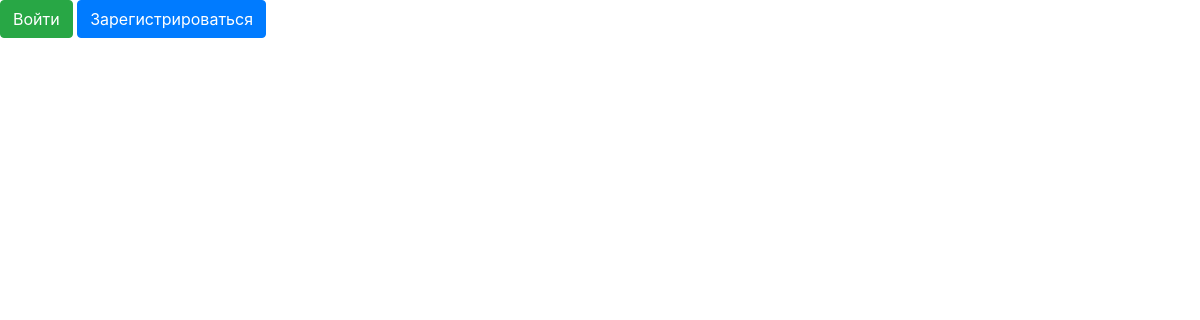
Before: / with the older database file.
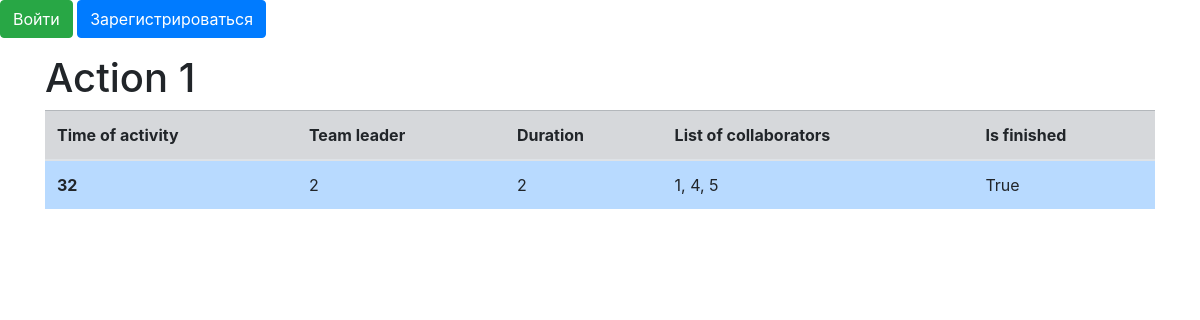
After: the same page with the newer database file.
### data/jobs.py (models this page shows)
class Jobs(SqlAlchemyBase):
    __tablename__ = 'jobs'
    id = sqlalchemy.Column(sqlalchemy.Integer, primary_key=True, autoincrement=True)
    team_leader = sqlalchemy.Column(sqlalchemy.String)
    job = sqlalchemy.Column(sqlalchemy.String, nullable=True)
    collaborators = sqlalchemy.Column(sqlalchemy.Integer)
    is_finished = sqlalchemy.Column(sqlalchemy.BOOLEAN)
    work_size = sqlalchemy.Column(sqlalchemy.Integer)

### main.py (the view)
@app.route("/")
def index():
    db_sess = db_session.create_session()
    jobs = db_sess.query(Jobs)
    return render_template("index.html", title="Work log", jobs=jobs)

### data/db_session.py (called while the page is built)
def create_session() -> Session:
    global __factory
    return __factory()

### templates/index.html (shortened to what this page needs)
{% extends "base.html" %}
{% block content %}
{% for item in jobs%}
<h1>Action {{item.id}}</h1>
<table class="table">
  <thead>
    <tr class="table-secondary">
      <th scope="col">Time of activity</th>
      <th scope="col">Team leader</th>
      <th scope="col">Duration</th>
      <th scope="col">List of collaborators</th>
      <th scope="col">Is finished</th>
    </tr>
  </thead>
  <tbody>
    <tr class="table-primary">
      <th scope="row">{{item.job}}</th>
      <td>{{item.team_leader}}</td>
      <td>{{item.work_size}}</td>
      <td>{{item.collaborators}}</td>
      <td>{{item.is_finished}}</td>
    </tr>
  </tbody>
</table>
{% endfor %}
{% endblock %}

### templates/base.html (shortened to what this page needs)
<!doctype html>
<html lang="en">
<head>
    <link rel="stylesheet"
          href="https://stackpath.bootstrapcdn.com/bootstrap/4.4.1/css/bootstrap.min.css"
>
</head>
<body>
<header>
    <nav>
        {% if current_user.is_authenticated %}
        <a class="navbar-brand" href="/logout">{{ current_user.name }}</a>
        <a class="btn btn-primary " href="/job">Добавить работу</a>
        {% else %}
        <p>
            <a class="btn btn-success" href="/login">Войти</a>
            <a class="btn btn-primary " href="/register">Зарегистрироваться</a>
        </p>
        {% endif %}
    </nav>
</header>
<main role="main" class="container">
    {% block content %}{% endblock %}
</main>
</body>
</html>

Changed rows visible on the page:
added Jobs: id "1", job "32", team_leader "2", work_size "2", collaborators "1, 4, 5", is_finished "True"
